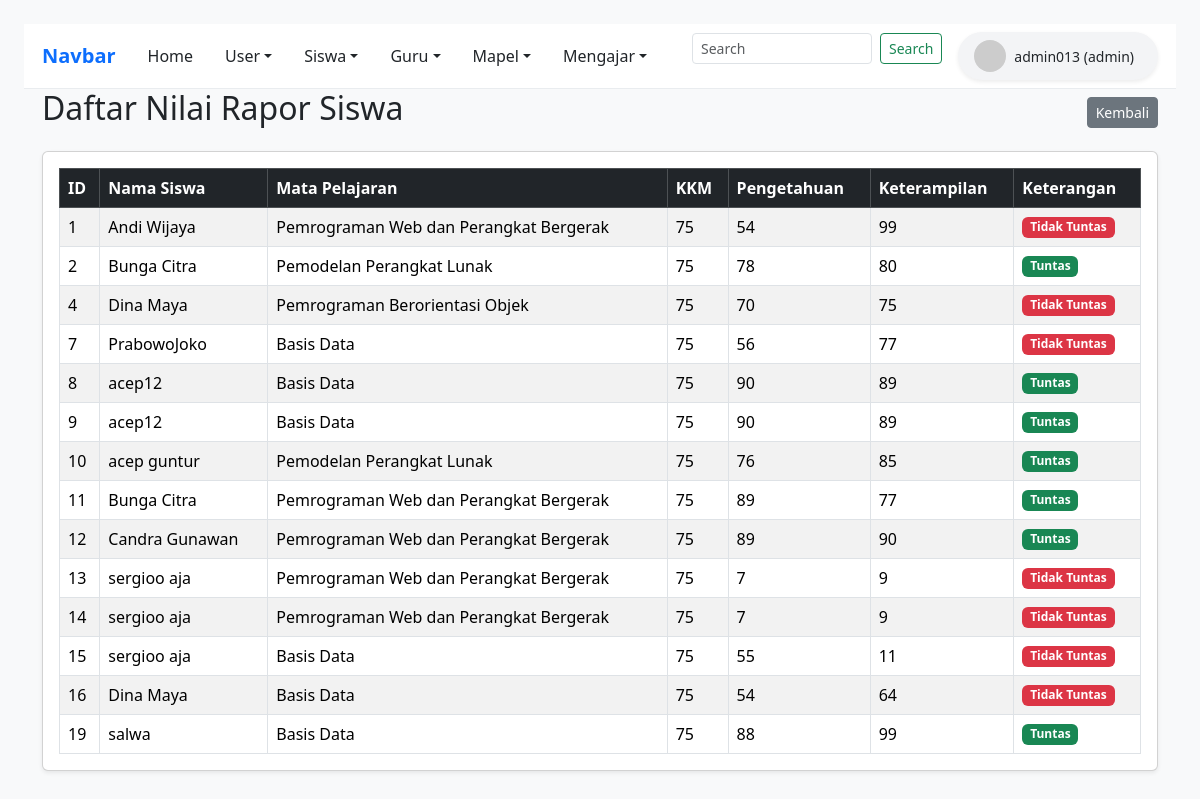
Screenshot of /tabel_nilai.php (signed in) with the database file from the repository.
### tables this page shows
CREATE TABLE `nilai_rapor` (
  `id` int(11) NOT NULL,
  `siswa_id` int(11) NOT NULL,
  `mapel_id` int(11) NOT NULL,
  `nilai_kkm` int(11) DEFAULT 75,
  `nilai_pengetahuan` int(11) DEFAULT NULL,
  `nilai_keterampilan` int(11) DEFAULT NULL,
  `Keterangan` varchar(50) DEFAULT NULL
);

CREATE TABLE `siswa` (
  `id` int(11) NOT NULL,
  `nis` varchar(10) NOT NULL,
  `nama` varchar(100) NOT NULL,
  `kelas` varchar(10) NOT NULL,
  `jenis_kelamin` enum('L','P') NOT NULL,
  `user_id` int(11) DEFAULT NULL
);

CREATE TABLE `mapel` (
  `id` int(11) NOT NULL,
  `kode_mapel` varchar(10) NOT NULL,
  `nama_mapel` varchar(100) NOT NULL,
  `guru_id` int(11) DEFAULT NULL
);

### tabel_nilai.php (the view, shortened to what this page needs)
<?php
require_once 'navbar.php';
require_once 'koneksi.php';
$user_role = strtolower($_SESSION['role']);
$query = "SELECT nilai_rapor.*, siswa.nama AS nama_siswa, mapel.nama_mapel
          FROM nilai_rapor
          LEFT JOIN siswa ON nilai_rapor.siswa_id = siswa.id
          LEFT JOIN mapel ON nilai_rapor.mapel_id = mapel.id";
$result = mysqli_query($koneksi, $query);
?>
<!DOCTYPE html>
<html lang="id">
<head>
  <link href="https://cdn.jsdelivr.net/npm/bootstrap@5.3.3/dist/css/bootstrap.min.css" rel="stylesheet">
</head>
<body class="bg-light p-4">
  <div class="container">
    <div class="d-flex justify-content-between align-items-center mb-3">
      <h2>Daftar Nilai Rapor Siswa</h2>
      <div>
        <a href="tabelusers.php" class="btn btn-secondary btn-sm">Kembali</a>
      </div>
    </div>
    <div class="card shadow-sm p-3">
      <div class="table-responsive">
        <table class="table table-striped table-bordered align-middle mb-0">
          <thead class="table-dark">
            <tr>
              <th>ID</th>
              <th>Nama Siswa</th>
              <th>Mata Pelajaran</th>
              <th>KKM</th>
              <th>Pengetahuan</th>
              <th>Keterampilan</th>
              <th>Keterangan</th>
            </tr>
          </thead>
          <tbody>
            <?php if ($result && mysqli_num_rows($result) > 0): ?>
              <?php while ($row = mysqli_fetch_assoc($result)): ?>
                <tr>
                  <td><?= $row['id'] ?></td>
                  <td><?= htmlspecialchars($row['nama_siswa'] ?? 'Siswa ID: ' . $row['siswa_id']) ?></td>
                  <td><?= htmlspecialchars($row['nama_mapel'] ?? 'Mapel ID: ' . $row['mapel_id']) ?></td>
                  <td><?= $row['nilai_kkm'] ?></td>
                  <td><?= $row['nilai_pengetahuan'] ?></td>
                  <td><?= $row['nilai_keterampilan'] ?></td>
                  <td>
                    <span class="badge <?= ($row['Keterangan'] ?? '') === 'Tuntas' ? 'bg-success' : 'bg-danger' ?>">
                      <?= htmlspecialchars($row['Keterangan'] ?? '-') ?>
                    </span>
                  </td>
                </tr>
              <?php endwhile; ?>
            <?php else: ?>
              <tr>
                <td colspan="<?= ($user_role === 'guru') ? '8' : '7' ?>" class="text-center text-muted">Belum ada data nilai.</td>
              </tr>
            <?php endif; ?>
          </tbody>
        </table>
      </div>
    </div>
  </div>
</body>
</html>

### rows the page displays
nilai_rapor: id "1", siswa.nama "Andi Wijaya", mapel.nama_mapel "Pemrograman Web dan Perangkat Bergerak", nilai_kkm "75", nilai_pengetahuan "54", nilai_keterampilan "99", Keterangan "Tidak Tuntas"
nilai_rapor: id "2", siswa.nama "Bunga Citra", mapel.nama_mapel "Pemodelan Perangkat Lunak", nilai_kkm "75", nilai_pengetahuan "78", nilai_keterampilan "80", Keterangan "Tuntas"
nilai_rapor: id "4", siswa.nama "Dina Maya", mapel.nama_mapel "Pemrograman Berorientasi Objek", nilai_kkm "75", nilai_pengetahuan "70", nilai_keterampilan "75", Keterangan "Tidak Tuntas"
nilai_rapor: id "7", siswa.nama "PrabowoJoko", mapel.nama_mapel "Basis Data", nilai_kkm "75", nilai_pengetahuan "56", nilai_keterampilan "77", Keterangan "Tidak Tuntas"
nilai_rapor: id "8", siswa.nama "acep12", mapel.nama_mapel "Basis Data", nilai_kkm "75", nilai_pengetahuan "90", nilai_keterampilan "89", Keterangan "Tuntas"
nilai_rapor: id "9", siswa.nama "acep12", mapel.nama_mapel "Basis Data", nilai_kkm "75", nilai_pengetahuan "90", nilai_keterampilan "89", Keterangan "Tuntas"
nilai_rapor: id "10", siswa.nama "acep guntur", mapel.nama_mapel "Pemodelan Perangkat Lunak", nilai_kkm "75", nilai_pengetahuan "76", nilai_keterampilan "85", Keterangan "Tuntas"
nilai_rapor: id "11", siswa.nama "Bunga Citra", mapel.nama_mapel "Pemrograman Web dan Perangkat Bergerak", nilai_kkm "75", nilai_pengetahuan "89", nilai_keterampilan "77", Keterangan "Tuntas"
nilai_rapor: id "12", siswa.nama "Candra Gunawan", mapel.nama_mapel "Pemrograman Web dan Perangkat Bergerak", nilai_kkm "75", nilai_pengetahuan "89", nilai_keterampilan "90", Keterangan "Tuntas"
nilai_rapor: id "13", siswa.nama "sergioo aja", mapel.nama_mapel "Pemrograman Web dan Perangkat Bergerak", nilai_kkm "75", nilai_pengetahuan "7", nilai_keterampilan "9", Keterangan "Tidak Tuntas"
nilai_rapor: id "14", siswa.nama "sergioo aja", mapel.nama_mapel "Pemrograman Web dan Perangkat Bergerak", nilai_kkm "75", nilai_pengetahuan "7", nilai_keterampilan "9", Keterangan "Tidak Tuntas"
nilai_rapor: id "15", siswa.nama "sergioo aja", mapel.nama_mapel "Basis Data", nilai_kkm "75", nilai_pengetahuan "55", nilai_keterampilan "11", Keterangan "Tidak Tuntas"
nilai_rapor: id "16", siswa.nama "Dina Maya", mapel.nama_mapel "Basis Data", nilai_kkm "75", nilai_pengetahuan "54", nilai_keterampilan "64", Keterangan "Tidak Tuntas"
nilai_rapor: id "19", siswa.nama "salwa", mapel.nama_mapel "Basis Data", nilai_kkm "75", nilai_pengetahuan "88", nilai_keterampilan "99", Keterangan "Tuntas"

### other values shown
$nama_user "admin013"
$role_user ?: 'siswa' "admin"
